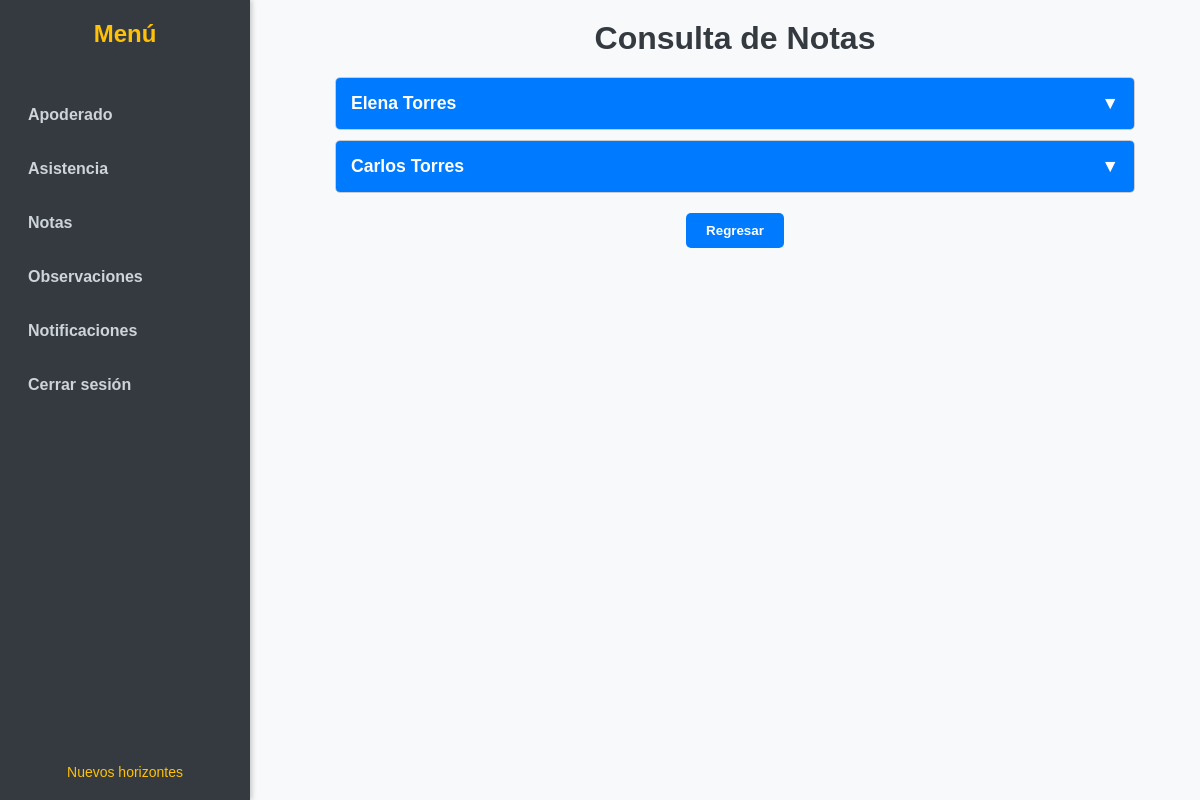
Screenshot of /apoderado/2/consulta_notas/ (signed in) with the database file from the repository.
### core/models.py (models this page shows, shortened)
class Alumno(models.Model):
    establecimiento = models.ForeignKey(Establecimiento, on_delete=models.CASCADE, related_name='alumnos', null=True, blank=True)
    user = models.OneToOneField(User, on_delete=models.CASCADE)
    nombre = models.CharField(max_length=100)
    apellido = models.CharField(max_length=200, default='Sin apellido')
    email = models.EmailField(unique=True)
    apoderado = models.ForeignKey(Apoderado, related_name='alumnos', on_delete=models.SET_NULL, null=True)
    estado_admision = models.CharField(max_length=50, default='Pendiente')

### core/views.py (the view)
# urls.py: path('apoderado/<int:establecimiento_id>/consulta_notas/', views.apoderadoConsuNotas, name='apoderadoConsuNotas'),
@login_required
def apoderadoConsuNotas(request, establecimiento_id):
    apoderado = get_object_or_404(Apoderado, user=request.user)
    establecimiento = get_object_or_404(Establecimiento, id=establecimiento_id)
    if apoderado.establecimiento != establecimiento:
        return redirect('error_page')
    alumnos = Alumno.objects.filter(apoderado=apoderado, estado_admision="Aprobado")
    alumnos_data = []
    for alumno in alumnos:
        cursos_alumno = CursoAlumno.objects.filter(
            alumno=alumno,
            curso__establecimiento=establecimiento
        ).select_related('curso').prefetch_related('curso__calificacion_set')
        cursos_con_promedios = []
        for curso_alumno in cursos_alumno:
            curso = curso_alumno.curso
            calificaciones = Calificacion.objects.filter(alumno=alumno, curso=curso)
            promedio = calificaciones.aggregate(average_nota=Avg('nota'))['average_nota'] if calificaciones.exists() else None
            cursos_con_promedios.append({
                'curso': curso,
                'calificaciones': calificaciones,
                'promedio': round(promedio, 2) if promedio is not None else None
            })
        alumnos_data.append({
            'alumno': alumno,
            'cursos': cursos_con_promedios
        })
    context = {
        'alumnos_data': alumnos_data,
        'establecimiento': establecimiento,
    }
    return render(request, 'apoderadoConsuNotas.html', context)

### core/templates/apoderadoConsuNotas.html (shortened to what this page needs)
<!DOCTYPE html>
<html lang="es">
<head>
</head>
<body>
    <div class="sidebar">
        <h2>Menú</h2>
        <ul>
            <li><a href="{% url 'apoderado_view' establecimiento_id=establecimiento.id %}">Apoderado</a></li>
            <li><a href="{% url 'apoderadoConsuAsis' establecimiento_id=establecimiento.id %}">Asistencia</a></li>
            <li><a href="{% url 'apoderadoConsuNotas' establecimiento_id=establecimiento.id %}">Notas</a></li>
            <li><a href="{% url 'apoderadoObservaciones' establecimiento_id=establecimiento.id %}">Observaciones</a></li>
            <li><a href="{% url 'historial_notificaciones' establecimiento_id=establecimiento.id %}">Notificaciones</a></li>
            <li>
                <form action="{% url 'logout' %}" method="post" style="display: inline;">
                    <button type="submit">Cerrar sesión</button>
                </form>
            </li>
        </ul>
        <div class="footer">
            <a href="#">Nuevos horizontes</a>
        </div>
    </div>
    <div class="main-content">
        <h1>Consulta de Notas</h1>
        <div class="accordion">
            {% for alumno_data in alumnos_data %}
            <div class="panel">
                <div class="panel-heading" onclick="togglePanel('panel-{{ alumno_data.alumno.id }}')">
                    <span>{{ alumno_data.alumno.nombre }} {{ alumno_data.alumno.apellido }}</span>
                    <span>&#x25BC;</span>
                </div>
            </div>
            {% empty %}
            <p class="no-data">No hay alumnos asociados.</p>
            {% endfor %}
        </div>
        <div class="buttons">
            <button class="btn-back" onclick="window.history.back()">Regresar</button>
        </div>
    </div>
</body>
</html>

### core/templates/apoderadoConsuNotas.html (style rules this page uses)
* { margin: 0; padding: 0; box-sizing: border-box; }
body { font-family: Arial, sans-serif; display: flex; height: 100vh; background-color: #f8f9fa; }
.sidebar { width: 250px; background-color: #343a40; color: #fff; padding: 20px; position: fixed; height: 100%; overflow-y: auto; box-shadow: 2px 0 5px rgba(0, 0, 0, 0.2); display: flex; flex-direction: column; justify-content: space-between; }
.sidebar h2 { text-align: center; font-size: 1.5em; margin-bottom: 30px; color: #ffc107; }
.sidebar ul { list-style: none; flex-grow: 1; }
.sidebar ul li { margin: 20px 0; }
.sidebar ul li a, .sidebar ul li form button { color: #ced4da; text-decoration: none; font-weight: bold; display: block; padding: 8px; border-radius: 5px; transition: all 0.3s; width: 100%; text-align: left; background: none; border: none; cursor: pointer; font-size: 1em; font-family: inherit; }
.footer { text-align: center; font-size: 14px; color: #ffc107; margin-top: 20px; }
.footer a { color: #ffc107; text-decoration: none; transition: color 0.3s; }
.main-content { margin-left: 270px; padding: 20px; width: 100%; overflow-y: auto; }
h1 { font-size: 2em; text-align: center; color: #343a40; margin-bottom: 20px; }
.accordion { max-width: 800px; margin: 0 auto; }
.panel { border: 1px solid #ccc; margin: 10px 0; border-radius: 5px; overflow: hidden; }
.panel-heading { background-color: #007bff; color: white; cursor: pointer; padding: 15px; display: flex; justify-content: space-between; align-items: center; font-weight: bold; font-size: 1.1em; }
.buttons { text-align: center; margin-top: 20px; }
.btn-back { background-color: #007bff; color: #fff; padding: 10px 20px; border: none; border-radius: 5px; text-decoration: none; font-weight: bold; cursor: pointer; transition: background-color 0.3s; }

### rows the page displays
Alumno: alumno.nombre "Elena", alumno.apellido "Torres"
Alumno: alumno.nombre "Carlos", alumno.apellido "Torres"
